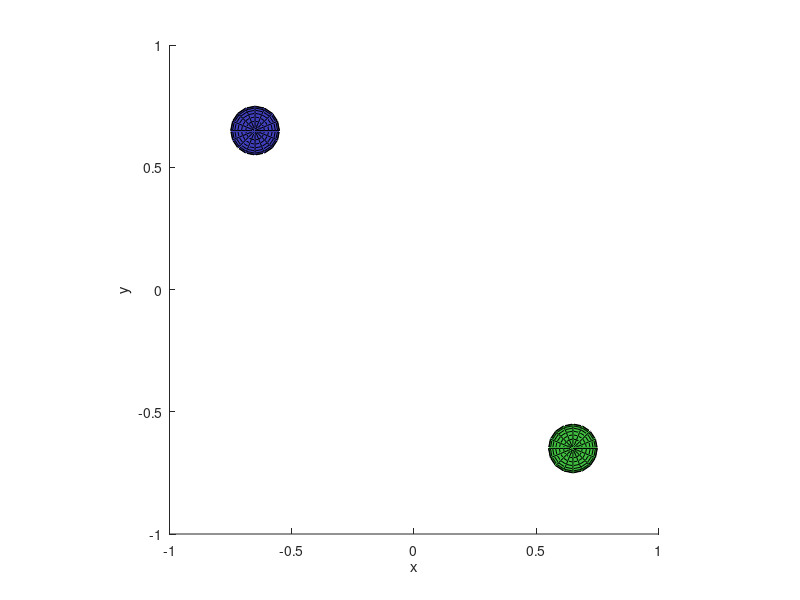

The MATLAB script that drew this image: (Note: this script raises an error after producing the figure.)
function hw4code

%%%%%%%%%%%%%%%%%%%%%%%%%%%%%%%%%%
% YOUR CODE HERE (PROBLEM 7)
%
% Set parameters
param.krep = 1;
param.brep = 1;
param.katt = 10000;
param.batt = 1;
%
%%%%%%%%%%%%%%%%%%%%%%%%%%%%%%%%%

        
%%%%%%%%%%%%%%%%%%%%%%%%%%%%%%%%%%%%
% UNCOMMENT FOR SCENARIO #1

% Set drone radius and start position
drone.r = 0.1;
drone.q = [-0.65; 0.65; -0.65];

% Set goal position
goal.q = [0.65; -0.65; 0.65];

% % Set obstacles
obst={};
obst = AddObstacle_Plane(obst,[-1;-1;-1],[1;0;0]);
obst = AddObstacle_Plane(obst,[-1;-1;-1],[0;1;0]);
obst = AddObstacle_Plane(obst,[-1;-1;-1],[0;0;1]);
obst = AddObstacle_Plane(obst,[1;1;1],[-1;0;0]);
obst = AddObstacle_Plane(obst,[1;1;1],[0;-1;0]);
obst = AddObstacle_Plane(obst,[1;1;1],[0;0;-1]);

%%%%%%%%%%%%%%%%%%%%%%%%%%%%%%%%%%%%

% %%%%%%%%%%%%%%%%%%%%%%%%%%%%%%%%%%%%
% % UNCOMMENT FOR SCENARIO #2
%
% % Set drone radius and start position
% drone.r = 0.1;
% drone.q = [-0.65; 0.65; -0.65];
% 
% % Set goal position
% goal.q = [0.65; -0.65; 0.65];
% 
% Set obstacles
% obst={};
% obst = AddObstacle_Plane(obst,[-1;-1;-1],[1;0;0]);
% obst = AddObstacle_Plane(obst,[-1;-1;-1],[0;1;0]);
% obst = AddObstacle_Plane(obst,[-1;-1;-1],[0;0;1]);
% obst = AddObstacle_Plane(obst,[1;1;1],[-1;0;0]);
% obst = AddObstacle_Plane(obst,[1;1;1],[0;-1;0]);
% obst = AddObstacle_Plane(obst,[1;1;1],[0;0;-1]);
% obst = AddObstacle_HotDog(obst,[0.45;-0.2;-1],[0.45;-0.2;0.85],0.1);
% obst = AddObstacle_HotDog(obst,[0.45;-0.2;.1],[-0.1;0.6;0.95],0.05);
% obst = AddObstacle_HotDog(obst,[0.45;-0.2;-.1],[0.1;-0.8;0.75],0.05);
% obst = AddObstacle_HotDog(obst,[0.45;-0.2;.5],[0.8;0.1;0.9],0.05);
% obst = AddObstacle_HotDog(obst,[-0.5;0.2;-1],[-0.5;0.2;0.65],0.1);
% obst = AddObstacle_HotDog(obst,[-0.5;0.2;.1],[-0.8;0.6;0.95],0.05);
% obst = AddObstacle_HotDog(obst,[-0.5;0.2;.3],[-0.6;-0.4;0.85],0.05);
% obst = AddObstacle_HotDog(obst,[-0.5;0.2;-.3],[0.15;0.4;0.7],0.05);
% obst = AddObstacle_MovingSphere(obst,[-0.5;0.0;0.5],0.05,[0.0;0.0;-0.95]);
% obst = AddObstacle_MovingSphere(obst,[0;0.5;1.0],0.05,[0.0;0.0;-0.85]);
% obst = AddObstacle_MovingSphere(obst,[0.3;-0.5;1.5],0.05,[0.0;0.0;-1.2]);
% obst = AddObstacle_MovingSphere(obst,[0.0;0.4;2],0.05,[0.0;0.0;-1.4]);
% obst = AddObstacle_MovingSphere(obst,[-0.7;0.9;2.5],0.05,[0.0;0.0;-1.1]);
% obst = AddObstacle_MovingSphere(obst,[0.2;-0.6;3],0.05,[0.0;0.0;-0.9]);
% obst = AddObstacle_MovingSphere(obst,[0.5;0.3;3.5],0.05,[0.0;0.0;-1.2]);
% obst = AddObstacle_MovingSphere(obst,[0.5;0.7;4.0],0.05,[0.0;0.0;-1.5]);
% obst = AddObstacle_MovingSphere(obst,[0.3;0.8;4.5],0.05,[0.0;0.0;-1.4]);
%
% %%%%%%%%%%%%%%%%%%%%%%%%%%%%%%%%%%%%

% %%%%%%%%%%%%%%%%%%%%%%%%%%%%%%%%%%%%
% % UNCOMMENT FOR SCENARIO #3
% 
% % Set drone radius and start position
% drone.r = 0.1;
% drone.q = [-0.65; 0.65; -0.65];
% 
% % Set goal position
% goal.q = [0.65; -0.65; 0.65];
% 
% Set obstacles
% obst = AddRandomObstacles(25,0.05,0.45,drone,goal,{},param);
% obst = AddObstacle_Plane(obst,[-1;-1;-1],[1;0;0]);
% obst = AddObstacle_Plane(obst,[-1;-1;-1],[0;1;0]);
% obst = AddObstacle_Plane(obst,[-1;-1;-1],[0;0;1]);
% obst = AddObstacle_Plane(obst,[1;1;1],[-1;0;0]);
% obst = AddObstacle_Plane(obst,[1;1;1],[0;-1;0]);
% obst = AddObstacle_Plane(obst,[1;1;1],[0;0;-1]);
%
% %%%%%%%%%%%%%%%%%%%%%%%%%%%%%%%%%%%%


% Set more parameters (don't change these)
param.maxvel = 1;
param.dt = 1e-2;
param.kdescent = 2.5e-2;
param.bdescent = param.maxvel*param.dt;
param.goaleps = 1e-2;
param.gradeps = 1e-5;

% Create the display
world = CreateWorld(drone,goal,obst);

% Pause for effect
pause;

% Do gradient descent (returning 1 for success, 0 for failure)
res = DoGradientDescent(world,drone,goal,obst,param);



function res = DoGradientDescent(world,drone,goal,obst,param)

while (1)
    
    % Update position of moving obstacles
    for i=1:length(obst)
        if (obst{i}.type==1)
            obst{i}.p = obst{i}.p+obst{i}.v*param.dt;
        end
    end
    
    % Get gradient of potential function
    gradf = GetGradient(drone,goal,obst,param);
    
    %%%%%%%%%%%%%%%%%%%%%%%%%%%%%%%%%%
    % Do gradient descent (i.e., take a step)
    dq = -param.dt*(param.kdescent*gradf);
    dqnorm = sqrt(dq'*dq);
    if (dqnorm > param.bdescent)
        dq = param.bdescent*(dq/dqnorm)
    end
    drone.q = drone.q+dq;
    %
    %%%%%%%%%%%%%%%%%%%%%%%%%%%%%%%%%%
    
    % Update the display
    world = UpdateWorld(world,drone,goal,obst);
    
    % Stop if we are within tolerance of the goal
    err = drone.q - goal.q;
    errnorm = sqrt(err'*err);
    if (errnorm < param.goaleps)
        fprintf(1,'SUCCESS!\n');
        res = 1;
        return;
    end
    
    % Stop if we have reached a local minimum
    dqnorm = sqrt(dq'*dq);
    if (dqnorm < param.gradeps)
        fprintf(1,'FAILURE!\n');
        res = 0;
        return;
    end
end



function gradf = GetGradient(drone,goal,obst,param)
gradf = GetAttractiveGradient(drone,goal,param)+GetRepulsiveGradient(drone,obst,param);

function gradfatt = GetAttractiveGradient(drone,goal,param)
v = drone.q - goal.q;
vnorm = sqrt(v'*v);

if (vnorm <= param.batt)
    gradfatt = param.katt * v;
else 
    gradfatt = param.katt * param.batt * (v/vnorm)
end

%
%%%%%%%%%%%%%%%%%%%%%%%%%%%%%%%%%%

function [d,dgrad] = SpherePlane(q,r,p,z)
%%%%%%%%%%%%%%%%%%%%%%%%%%%%%%%%%%
% 
d = z'*(p-q) - r;
dgrad = z;
%
%%%%%%%%%%%%%%%%%%%%%%%%%%%%%%%%%%

function [d,dgrad] = SphereHotDog(q,r,p1,p2,s)
%%%%%%%%%%%%%%%%%%%%%%%%%%%%%%%%%%
% 
v = (p1 - p2)/norm(p1-p2);
w = q - p1;
t = v'*w;

if t<0
    Pclosest = p1;
elseif t > norm(p2 - p1)
    Pclosest = p2;
else
    Pclosest = p1 + t*v;
end

vc = (q-Pclosest);
d = norm(vc) - (r+s);
dgrad = vc/norm(vc);

function [d,dgrad] = SphereSphere(q,r,p,s) 
v = q-p;
v_norm = sqrt(v'*v);
d = v_norm - (r+s);
dgrad = v/v_norm;


%
%%%%%%%%%%%%%%%%%%%%%%%%%%%%%%%%%%

function gradfrep = GetRepulsiveGradient(drone,obst,param)
gradfrep = zeros(size(drone.q));
for i=1:length(obst)
    
    if (obst{i}.type == 1)
        [d,dgrad] = SphereSphere(drone.q,drone.r,obst{i}.p,obst{i}.s);
    elseif (obst{i}.type == 2)
        [d,dgrad] = SphereHotDog(drone.q,drone.r,obst{i}.p1,obst{i}.p2,obst{i}.s);
    elseif (obst{i}.type == 3)
        [d,dgrad] = SpherePlane(drone.q,drone.r,obst{i}.p,obst{i}.z);
    else
        error('bad obst{i}.type in GetRepulsiveGradient');
    end
    
    if (d <= param.brep)
        gradfrep = gradfrep + (param.krep*((1/param.brep)-(1/d))*(1/(d^2))*dgrad);
    end
    
end


function world = CreateWorld(drone,goal,obst)
clf;
axis([-1 1 -1 1 -1 1]);
axis equal;
hold on;
xlabel('x');
ylabel('y');
zlabel('z');

% Create unit sphere
[world.x,world.y,world.z]=sphere(16);
[m,n]=size(world.x);
c = ones(m,n,3);

% Create goal
c(:,:,1) = 0.25;
c(:,:,2) = 0.75;
c(:,:,3) = 0.25;
world.goal= surf(goal.q(1)+drone.r*world.x,goal.q(2)+drone.r*world.y,goal.q(3)+drone.r*world.z,c);

% Create drone
c(:,:,1) = 0.25;
c(:,:,2) = 0.25;
c(:,:,3) = 0.75;
world.drone = surf(drone.q(1)+drone.r*world.x,drone.q(2)+drone.r*world.y,drone.q(3)+drone.r*world.z,c);

% Create obstacles
for i=1:length(obst)
    if (obst{i}.type == 1)
        c(:,:,1) = 0.75;
        c(:,:,2) = 0.25;
        c(:,:,3) = 0.25;
        world.obst(i) = surf(obst{i}.p(1)+obst{i}.s*world.x,obst{i}.p(2)+obst{i}.s*world.y,obst{i}.p(3)+obst{i}.s*world.z,c);
    elseif (obst{i}.type == 2)
        [x,y,z] = MakeCylinder(obst{i}.p1,obst{i}.p2,obst{i}.s,1.5e-2,16);
        [m,n]=size(x);
        cc = ones(m,n,3);
        cc(:,:,1) = 0.75;
        cc(:,:,2) = 0.25;
        cc(:,:,3) = 0.25;
        world.obst(i) = surf(x,y,z,cc);
    elseif (obst{i}.type == 3)
        %
        % FOR NOW, DO NOTHING...
        %
    else
        error('bad obst(i).type in CreateWorld');
    end
    
end

% Make stuff look pretty
light('Position',[1 3 2]);
world.dronelight = light('position',drone.q,'style','local');
h = findobj('Type','surface');
set(h,'FaceLighting','gouraud',...
      'FaceColor','interp',...
      'EdgeColor',[.4 .4 .4],...
      'LineStyle','none',...
      'BackFaceLighting','lit',...
      'AmbientStrength',0.4,...
      'DiffuseStrength',0.6,...
      'SpecularStrength',0.5);
material default

% Make sure the axes are what we want
axis([-1 1 -1 1 -1 1]);
axis manual

% Update graphics
drawnow;

function world = UpdateWorld(world,drone,goal,obst)
% Update drone
set(world.drone,'xdata',drone.q(1)+drone.r*world.x);
set(world.drone,'ydata',drone.q(2)+drone.r*world.y);
set(world.drone,'zdata',drone.q(3)+drone.r*world.z);
set(world.dronelight,'position',drone.q);
% Update obstacles
for i=1:length(obst)
    if (obst{i}.type == 1)
        set(world.obst(i),'xdata',obst{i}.p(1)+obst{i}.s*world.x);
        set(world.obst(i),'ydata',obst{i}.p(2)+obst{i}.s*world.y);
        set(world.obst(i),'zdata',obst{i}.p(3)+obst{i}.s*world.z);
    elseif (obst{i}.type == 2)
        %
        % FOR NOW, DO NOTHING...
        %
    elseif (obst{i}.type == 3)
        %
        % FOR NOW, DO NOTHING...
        %
    else
        error('bad obst(i).type in UpdateWorld');
    end
end
% Update goal
set(world.goal,'xdata',goal.q(1)+drone.r*world.x);
set(world.goal,'ydata',goal.q(2)+drone.r*world.y);
set(world.goal,'zdata',goal.q(3)+drone.r*world.z);
% Update display
drawnow;

function [x0,y0,z0] = MakeCylinder(q1,q2,r,res,n)
v = q2-q1;
len = sqrt(v'*v);
v = v/len;
z10 = v;
x10 = (eye(3)-(v*v'))*(rand(3,1)-q1);
x10 = x10/sqrt(x10'*x10);
y10 = cross(z10,x10);
t = linspace(0,len+2*r,ceil((len+2*r)/res)+1);
t1 = t(t<=r);
t2 = t((t>r)&(t<=(len+r)));
t3 = t(t>(len+r));
s = real([sqrt(r^2-(t1-r).^2) r*ones(size(t2)) sqrt(r^2-(t3-(len+r)).^2)]);
[x1,y1,z1] = cylinder(s,n);
z1 = (z1*(len+2*r))-r;
x0 = q1(1)+(x10(1)*x1+y10(1)*y1+z10(1)*z1);
y0 = q1(2)+(x10(2)*x1+y10(2)*y1+z10(2)*z1);
z0 = q1(3)+(x10(3)*x1+y10(3)*y1+z10(3)*z1);

function obst = AddRandomObstacles(n,smin,smax,drone,goal,obst,param)
for i=1:n
    
    while(1)
        p = -1+2*rand(3,1);
        s = smin+(smax-smin)*rand;
        [dd,tmp] = SphereSphere(drone.q,drone.r,p,s);
        [dg,tmp] = SphereSphere(goal.q,drone.r,p,s);
        if ((dd>0)&&(dg>param.brep))
            obst = AddObstacle_Sphere(obst,p,s);
            break;
        end
    end
    
end

function obst = AddObstacle_Sphere(obst,p,s)
onew.type = 1;
onew.p = p;
onew.s = s;
onew.v = [0;0;0];
obst{end+1}=onew;

function obst = AddObstacle_MovingSphere(obst,p,s,v)
onew.type = 1;
onew.p = p;
onew.s = s;
onew.v = v;
obst{end+1}=onew;

function obst = AddObstacle_Plane(obst,p,z)
onew.type = 3;
onew.p = p;
onew.z = z;
obst{end+1}=onew;

function obst = AddObstacle_HotDog(obst,p1,p2,s)
onew.type = 2;
onew.p1 = p1;
onew.p2 = p2;
onew.s = s;
obst{end+1}=onew;
